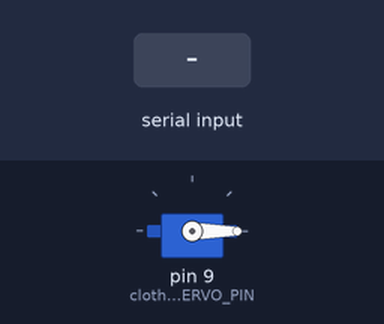
A sketch run on a simulated Arduino Uno, built with avr-gcc and run on an emulated ATmega328P. Shown: servo. The inputs (shaded band) are chosen by the test bench. What the sketch prints to the serial monitor is not drawn.

Above: at 1.2 s.
1.3 s: "clothes\n" received over Serial
At 2.7 s:
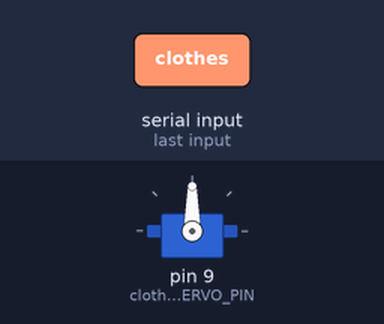
Timing chart, 0 to 12.8 s (numbered marks = the images above; inputs shaded):
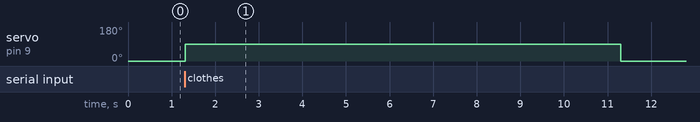

Measured:
- after the input at 1.3 s, servo on pin 9 (clothes_SERVO_PIN): 0° → 90° at once, → 0° 10.0 s later

The sketch:

clothes.ino
```cpp
#include <Servo.h>

Servo clothesServo;
const int clothes_SERVO_PIN = 9;
const int CLOSED_POSITION = 0;
const int OPEN_POSITION = 90;
const int SERVO_DELAY = 10000;

String inputString = "";
bool stringComplete = false;

void setup() {
    Serial.begin(9600);
    clothesServo.attach(clothes_SERVO_PIN);
    clothesServo.write(CLOSED_POSITION);
    Serial.println("clothes sorter ready!");
}

void activateServo() {
    clothesServo.write(OPEN_POSITION);
    delay(SERVO_DELAY);
    clothesServo.write(CLOSED_POSITION);
    Serial.println("clothes bin sorted!");
}

void loop() {
    if (stringComplete) {
        inputString.trim();
        if (inputString.equals("clothes")) {
            activateServo();
        }
        inputString = "";
        stringComplete = false;
    }

    while (Serial.available()) {
        char inChar = (char)Serial.read();
        if (inChar == '\n') {
            stringComplete = true;
        } else {
            inputString += inChar;
        }
    }
}
```
